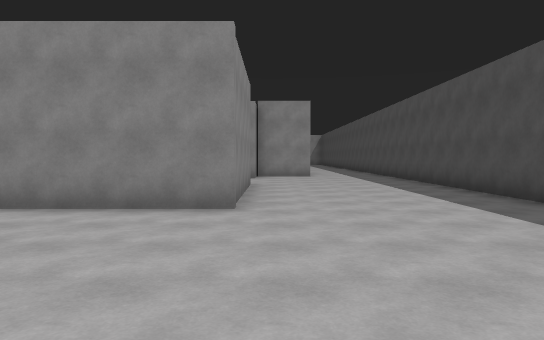
view 1 (above)

24 first-person views from a walk through a scene from a Unity 3-D project. The camera is 1.5 m above the floor, tilts 2° down and sees 70° across. The floor is counted in squares, 2 m on a side. Each view is taken from the middle of a square. On the plan, view 1 faces up. The plan holds only what a view shows up to about 12 squares ahead; the rest is blank. The player character is not drawn.

view 2
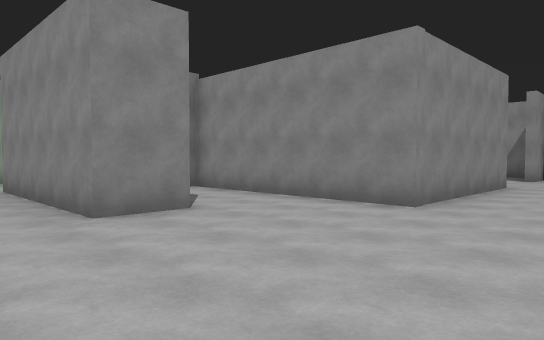

view 3
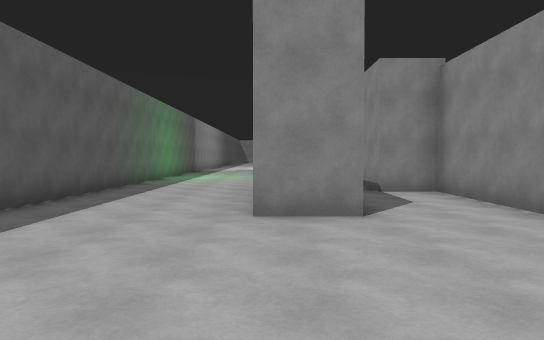

view 4
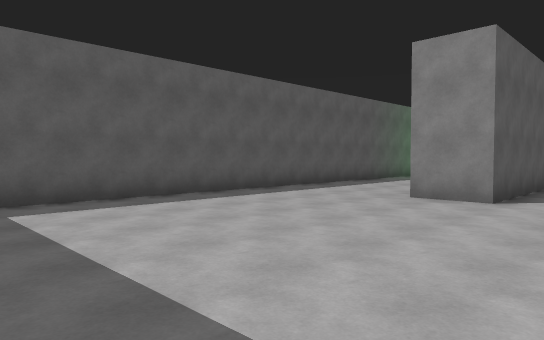

view 5
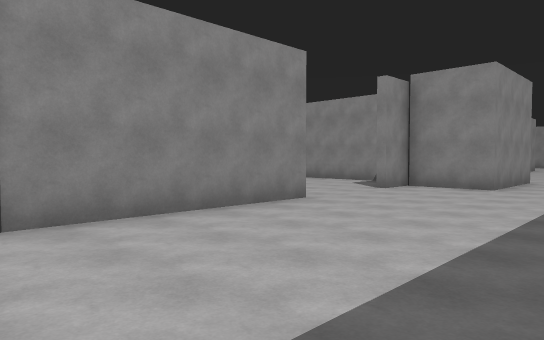

view 6
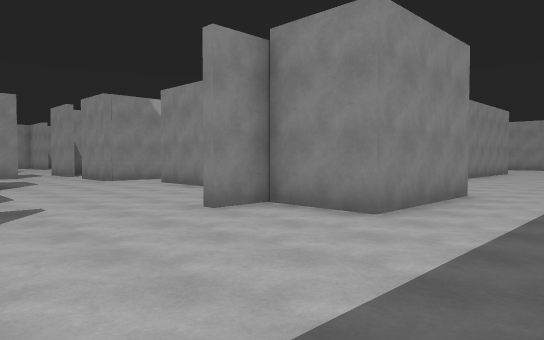

view 7
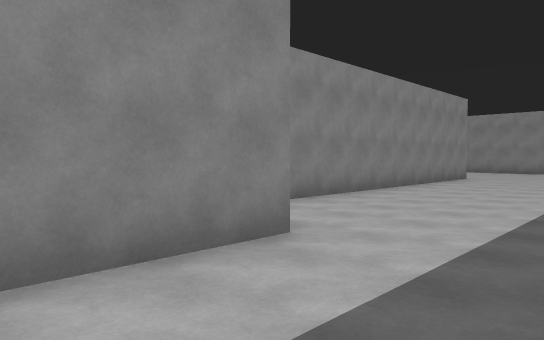

view 8
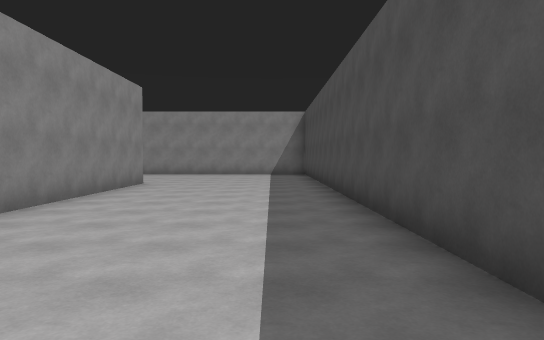

view 9
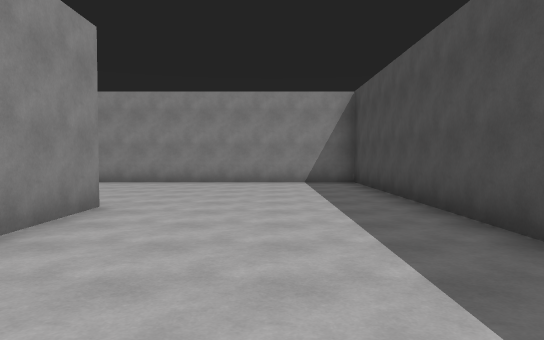

view 10
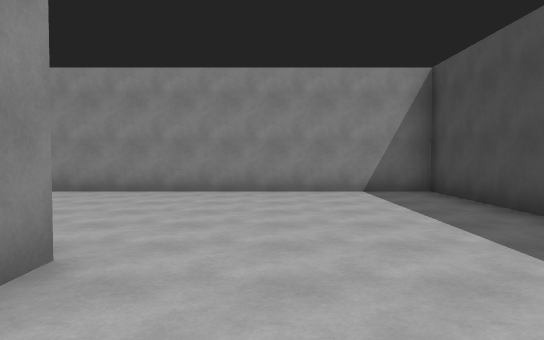

view 11
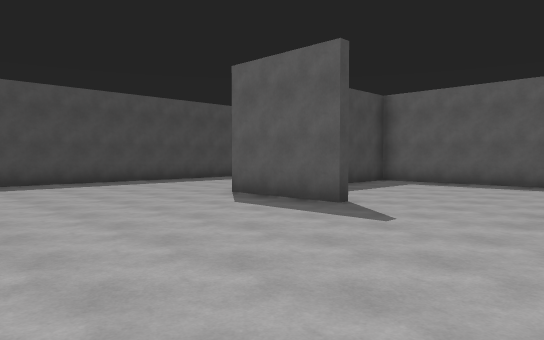

view 12
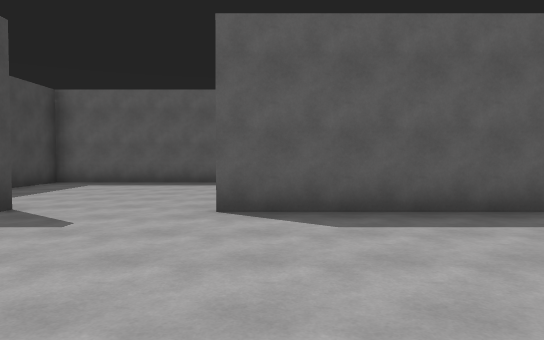

view 13
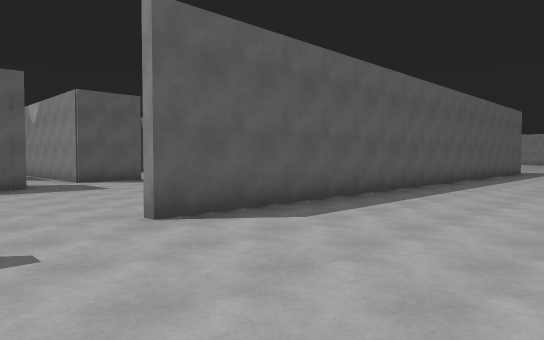

view 14
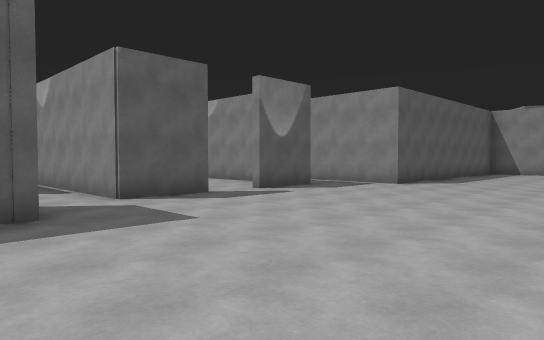

view 15
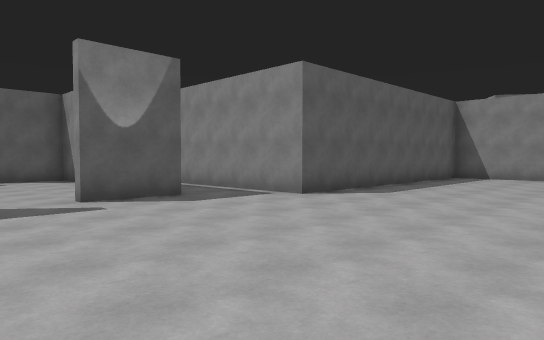

view 16
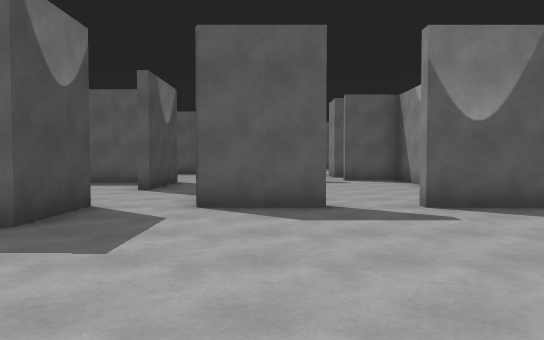

view 17
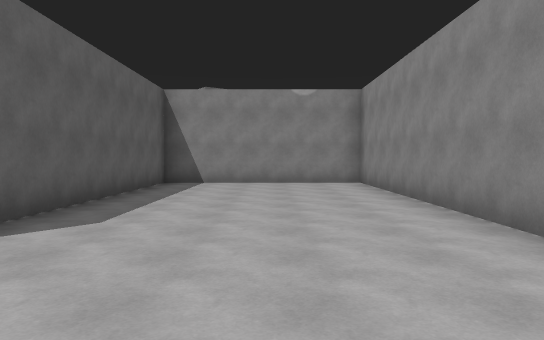

view 18
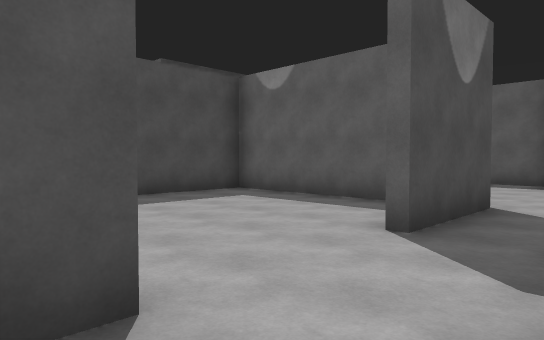

view 19
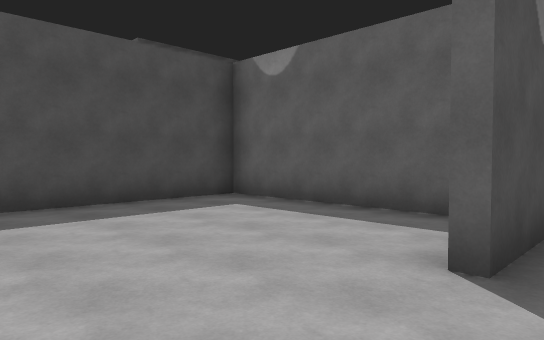

view 20
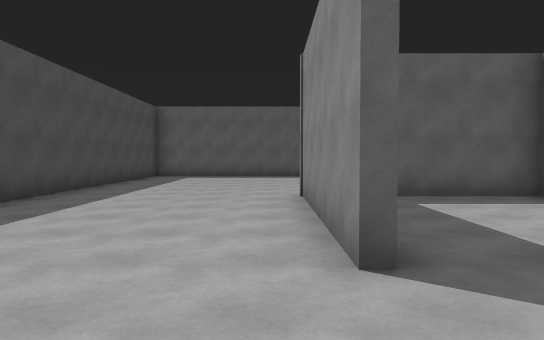

view 21
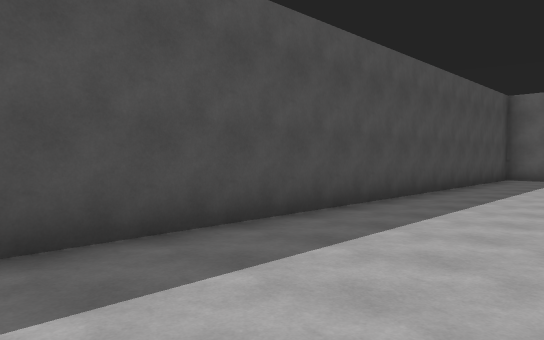

view 22
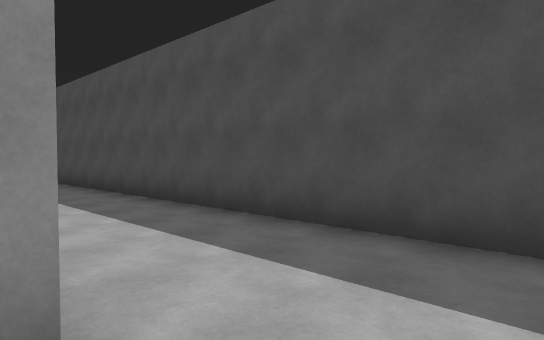

view 23
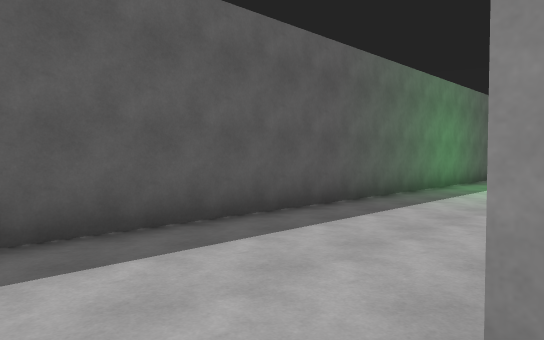

view 24
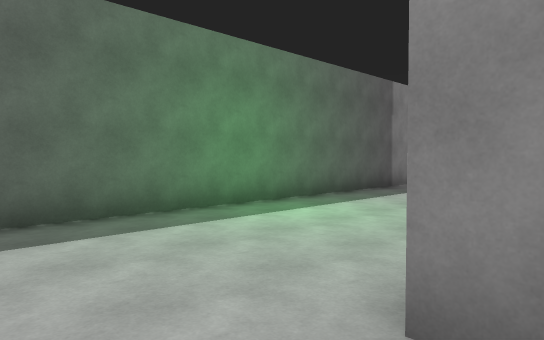

### Floor plan
Points are (right, up) in squares from view 1. A wall is a line through its corners. A room is listed if a view was taken in it or the views show most of it. See-through windows are left out.
Room 1 (views 1, 2, 3, 4, 5, 6, 7, 8, 9, 10, 11, 12, 13, 14, 15, 16, 17, 18, 19, 20, 21, 22, 23, 24)
walls: (-13.2, 21.3) (-11.2, 21.3); (-16.9, 28.8) (-6.2, 28.8); (-15.5, 28.5) (-23.1, 28.5) (-23.1, 22.9) (-14.9, 22.9) (-14.9, 18.4); (-9.9, 21.3) (-7.9, 21.3); (-7.9, 15.6) (-7.9, 14.6); (-6.3, 21.1) (-6.3, 22.9) (-0.8, 22.9) (-0.8, 24.9); (-6, 10.5) (-4.8, 10.5); (-18, -1.8) (4.4, -1.8) (4.4, 12); (-4.1, 15.7) (-6.3, 15.7); (-9.5, 2.8) (-9.5, 2.2); (-6.6, 3.1) (-2.8, 3.1) (-2.8, 1.8) (-7.9, 1.8); (-3.4, 28.8) (-0.6, 28.8) (-0.6, 20); (-0.6, 10.5) (-0.6, 5.5) (-6.2, 5.5) (-6.2, 4.3); (1.4, 17.9) (1.4, 14.5) (-0.6, 14.5) (-0.6, 13.4); (4.4, 13.5) (4.4, 34.3) (-3.8, 34.3)
ways out: opening at (-7, 15) to room 2; opening at (-7, 21) to room 2; opening at (-10.5, 15) to room 3; opening at (-10.5, 21) to room 3; opening at (-8.5, 3); opening at (-6, 4); opening at (-2, 10)
Room 2 (no view inside)
walls: (-5.2, 15.9) (-0.8, 15.9) (-0.8, 20); (-6.3, 15.7) (-6.3, 18.5); (-7.9, 21.3) (-7.9, 15.6)
ways out: opening at (-7, 15) to room 1; opening at (-7, 21) to room 1
Room 3 (no view inside)
walls: (-12.9, 16.8) (-12.9, 15) (-11.2, 15)
ways out: opening at (-10.5, 15) to room 1; opening at (-10.5, 21) to room 1

Positions as (right, up) in squares from view 1, and headings:
1: (0, 0), facing up
2: (2, 0), facing up-left
3: (2, 2), facing left
4: (4, 5), facing down-left
5: (4, 5), facing up-left
6: (4, 10), facing up-left
7: (4, 15), facing up-left
8: (3, 18), facing up
9: (2, 23), facing up
10: (1, 26), facing up
11: (-7, 34), facing down-right
12: (-7, 34), facing down
13: (-4, 33), facing down-left
14: (-5, 28), facing down-left
15: (-9, 28), facing down-left
16: (-9, 27), facing down
17: (-12, 26), facing left
18: (-8, 22), facing down-right
19: (-7, 21), facing down-right
20: (0, 13), facing down
21: (1, 12), facing down-right
22: (1, 13), facing up-right
23: (-2, 2), facing down-left
24: (-8, 3), facing down-left
